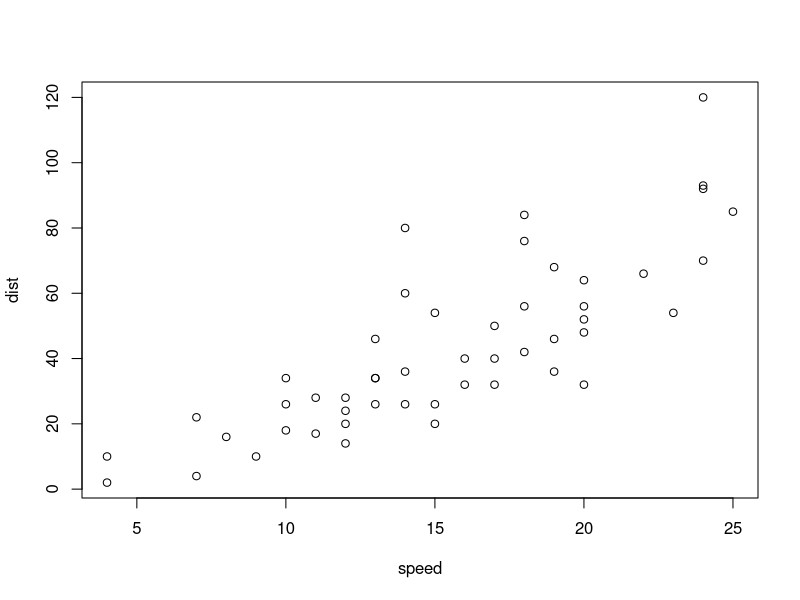
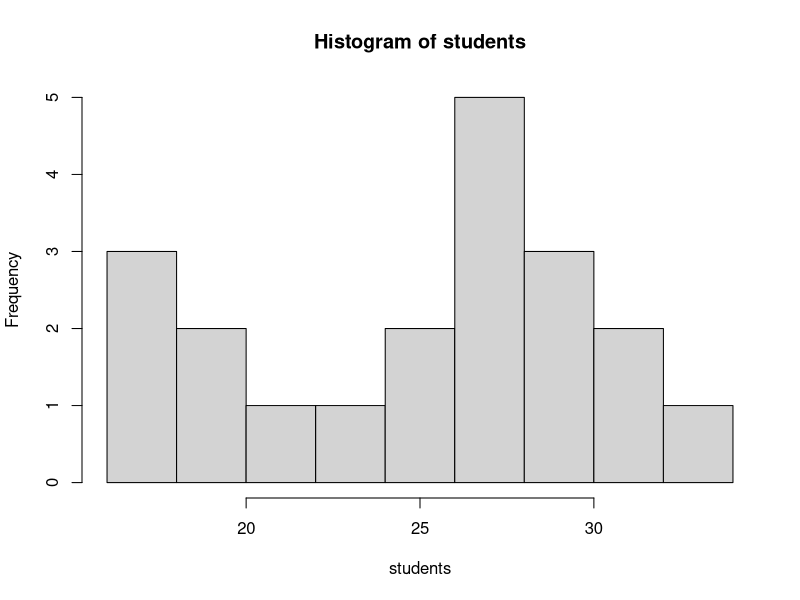
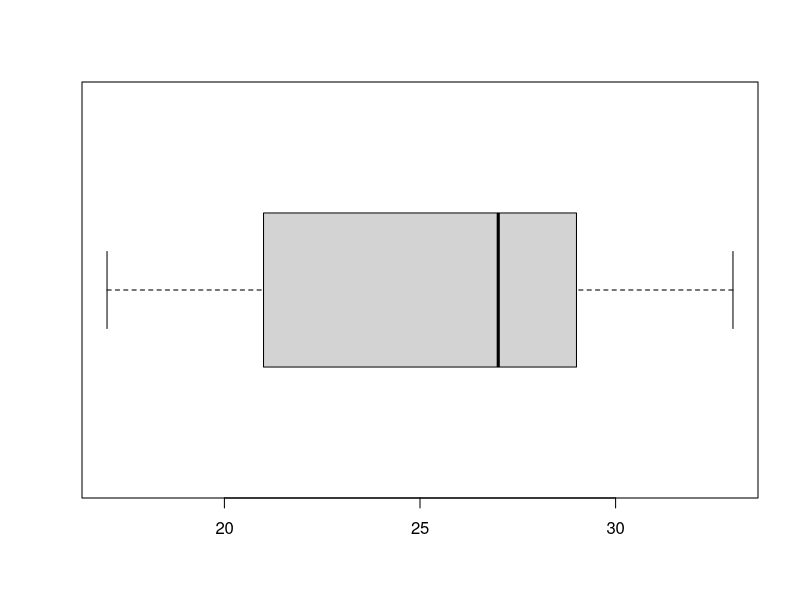

Generate these figures, in order, with R:
## ---- chunk 1
plot(cars)
## ---- chunk 2
# for testing use this
students <- round(rnorm(20, 25, 5))

# for class use this
# students <- {} 

students
## ---- chunk 3
summary(students)
## ---- chunk 4
var(students); sqrt(var(students))
## ---- chunk 5
# define a variable for the mean we will consistently use bar for sample mean
# again note I use the <- assignment rather than =
ybar <- mean(students)

# R can then do the arithmetic and when we combine a list of numbers with a single number and square it, it knows what we mean.
(students - ybar)^2
## ---- chunk 6
# Then as we said, we sum over all of these and then divide by the number of them
# minus 1

sum( (students - ybar)^2 ) / ( length(students) - 1 )
## ---- chunk 7
sum(students - ybar )
## ---- chunk 8
hist(students, 10)
## ---- chunk 9
boxplot(students, horizontal=TRUE)
# Note the use of = for a parameter instead of <-
## ---- chunk 10
library(readxl) # for reading Excel files
library(ggplot2) # for making nice plots - part of the tidyverse
## ---- chunk 11
supermarket <- read_excel("Supermarket Transactions.xlsx", sheet = 2)
supermarket
